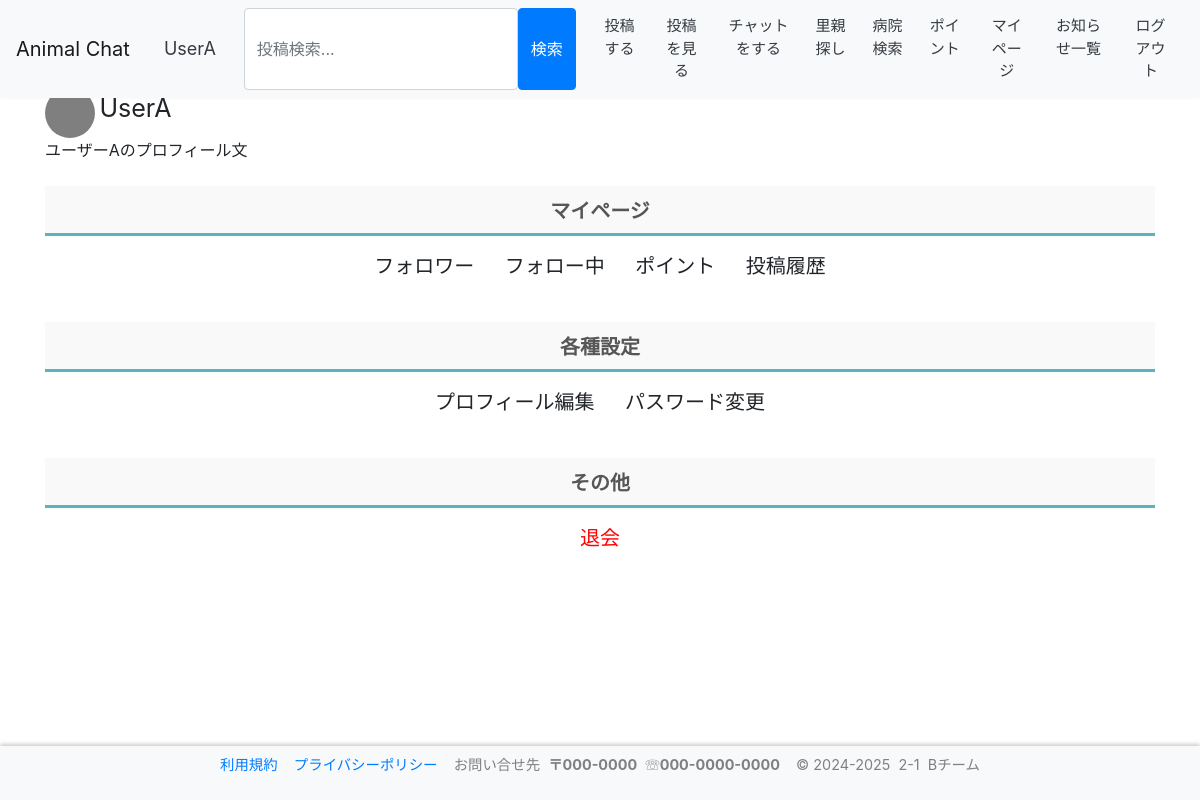
The app's page /mypage/ (signed in), older data.
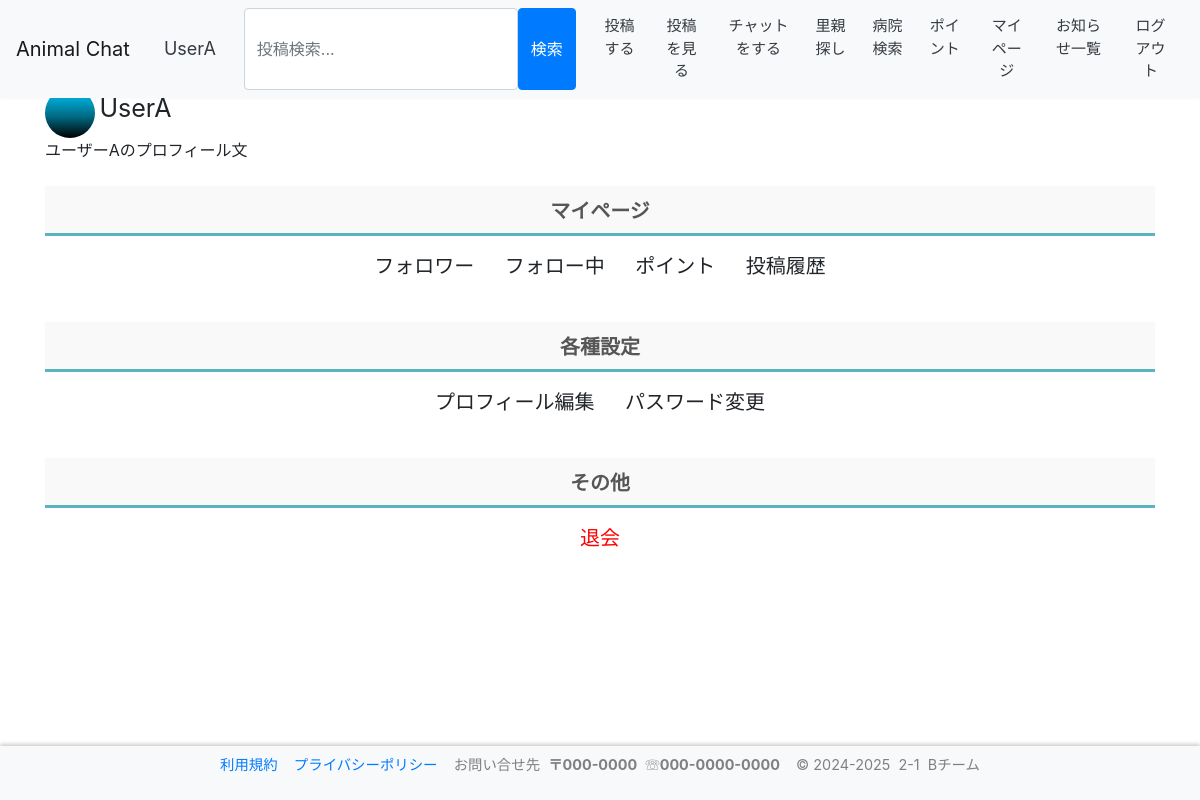
The same page, newer data.
### accounts/models.py (models this page shows)
class User(AbstractBaseUser, PermissionsMixin):
    screen_name = models.CharField(
        gettext_lazy('アカウント名'),
        max_length=128,
        default='',
        blank=True,
        help_text=gettext_lazy('128文字以内で入力してください'),
    )
    email = models.EmailField(gettext_lazy('メールアドレス'), unique=True)
    is_staff = models.BooleanField(
        gettext_lazy('staff status'),
        default=False,
        help_text=gettext_lazy('Designates whether the user can log into this admin site.'),
    )
    is_active = models.BooleanField(
        gettext_lazy('active'),
        default=True,
        help_text=gettext_lazy(
            'Designates whether this user should be treated as active. Unselect this instead of deleting accounts.'
        ),
    )
    date_joined = models.DateTimeField(gettext_lazy('date joined'), default=timezone.now)
    objects = CustomUserManager()
    points = models.IntegerField(
        default=0,
        blank=True,
        null=True,
    )
    pt_give = models.IntegerField(
        default=0,
        blank=True,
        null=True,
    )
    icon = models.ImageField(
        upload_to='icon',
        verbose_name='画像',
        null=True,
        blank=True,
        default="icon/default.png",
    )
    profile = models.TextField(
        gettext_lazy('プロフィール'),
        max_length=200,
        null=True,
        default='',
        blank=True,
        help_text=gettext_lazy('200文字以内で入力してください'),
    )
    USERNAME_FIELD = 'email'
    REQUIRED_FIELDS = []
    class Meta:
        verbose_name = gettext_lazy('user')
        verbose_name_plural = gettext_lazy('users')
    def __str__(self):
        return self.__unicode__()
    def __unicode__(self):
        return self.screen_name or self.email

### accounts/views.py (the view)
# urls.py: path('mypage/', views.MyPage.as_view(), name='mypage'),
class MyPage(TemplateView):
    model = User
    login_url = '/login/'
    template_name = "contents/my_account.html"
    def get(self, request, **kwargs):
        ctx = {
            'user': self.request.user
        }
        return self.render_to_response(ctx)

### templates/contents/my_account.html (shortened to what this page needs)
{% extends "base.html" %}
{% load static %}
{% block content %}
<br>
    <div class="profile-container">
        <div class="profile-info">
            <img src="/media/{{ user.icon }}" style="width:50px;height:50px;border-radius:30px;">
            <span class="profile-name"style="font-size:25px;">{{user.screen_name}}</span>
            <div class="profile-bio">{{user.profile}}</div>
        </div>
        <br>
        <label class="tab_item2" for="programming">マイページ</label>
        <div style="text-align:center;vertical-align: middle;padding: 0 0 10px;">
            <a href="{% url "contents:follow_er" %}" class="btn btnn follower-btn font20">フォロワー</a>
            <a href="{% url "contents:follow" %}" class="btn btnn follow-btn font20">フォロー中</a>
            <a href="{% url "accounts:points" %}" class="btn btnn point-btn font20">ポイント</a>
            <a href="{% url 'post:posts_history' %}" class="btn btnn history-btn font20">投稿履歴</a>
        </div>
        <br>
        <label class="tab_item2" for="programming">各種設定</label>
        <div style="text-align:center;vertical-align: middle;padding: 0 0 10px;">
            <a href="{%url 'accounts:edit_profile'%}" class="btn btnn follower-btn font20">プロフィール編集</a>
            <a href="{%url 'accounts:pwchange'%}" class="btn btnn follower-btn font20">パスワード変更</a>
        </div>
        <br>
        <label class="tab_item2" for="programming">その他</label>
        <div style="text-align:center;vertical-align: middle;padding: 0 0 10px;">
          {% if user.is_authenticated %}
            <a href="{% url 'accounts:cleanup' %}" class="btn btnn follower-btn font20 " style="color:red;">退会</a>
          {% endif %}
        </div>
    </div>
{% endblock %}

### templates/base.html (shortened to what the changed rows need)
<!doctype html>
<html lang="ja">
{% load static %}
<head>
    <link rel="stylesheet" href="https://cdn.jsdelivr.net/npm/bootstrap@4.6.0/dist/css/bootstrap.min.css"
>
    <link rel="stylesheet" href="https://cdn.jsdelivr.net/gh/gitbrent/bootstrap4-toggle@3.6.1/css/bootstrap4-toggle.min.css">
</head>
<header>
    <nav class="navbar navbar-expand-lg navbar-light bg-light">
        {% if user.is_authenticated %}
            <form method="get" action="{% url 'accounts:mypage' %}" >
                <button type="submit" class="btn btn-light text-dark me-2" style="font-size:18px;">
                    &nbsp{{ user|stringformat:"s" }}
                </button>
            </form>
        {% endif %}
    </nav>
</header>
    <body>
    <div class="container mt-3">
        <br>
        <br>
        {% block content %}{% endblock %}
    </div>
    </body>
</body>
</html>

Row changes from the older to the newer data that the page shows:
changed User "UserA": icon: picture added in place of a placeholder
